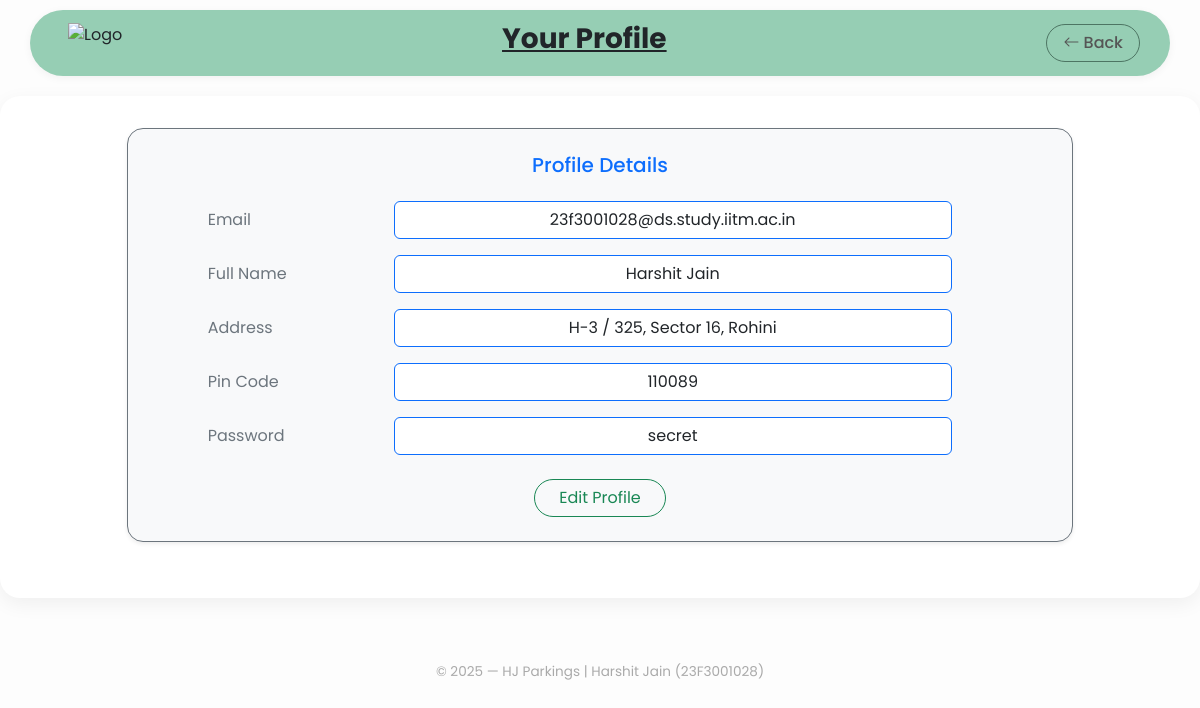
Page /user-profile (signed in) on the committed database.
### app/models/client.py (models this page shows)
class client(db.Model):
    __tablename__ = 'client'
    email = db.Column(db.String(100), primary_key=True)
    name = db.Column(db.String(100), nullable=False)
    address = db.Column(db.String(250), nullable=False)
    pincode = db.Column(db.Integer, nullable=False)
    password = db.Column(db.String(100), nullable=False)

### app/routes/client.py (the view)
@client_bp.route('/user-profile')
@user_authentication
def profile():
    email = session.get('user')
    data = client.query.get(email)
    return render_template('client/profile.html', user=data)

### app/routes/client.py (called while the page is built)
def user_authentication(f):
    @wraps(f)
    def decorated_function(*args, **kwargs):
        if 'user' not in session:
            return redirect(url_for('auth.login'))
        return f(*args, **kwargs)
    return decorated_function

### app/templates/client/profile.html (shortened to what this page needs)
{% extends "client/base.html" %}
{% block back %} {{ url_for('client.dashboard') }}{%endblock%}
{% block heading %} Your Profile {% endblock %}
{% block content %}
<div class="container col-lg-10 mb-4 border border-secondary rounded-4 shadow-sm py-4 px-5 bg-light">
    <h5 class="text-center text-primary mb-4">Profile Details</h5>
    <form>
        <div class="row mb-3">
            <label class="col-md-3 col-form-label text-secondary">&emsp;&emsp;Email</label>
            <div class="col-md-8">
                <input type="email" class="form-control border-primary text-center" value="{{ user.email }}" readonly>
            </div>
        </div>
        <div class="row mb-3">
            <label class="col-md-3 col-form-label text-secondary">&emsp;&emsp;Full Name</label>
            <div class="col-md-8">
                <input type="text" class="form-control border-primary text-center" value="{{ user.name }}" readonly>
            </div>
        </div>
        <div class="row mb-3">
            <label class="col-md-3 col-form-label text-secondary">&emsp;&emsp;Address</label>
            <div class="col-md-8">
                <input type="text" class="form-control border-primary text-center" value="{{ user.address }}" readonly>
            </div>
        </div>
        <div class="row mb-3">
            <label class="col-md-3 col-form-label text-secondary">&emsp;&emsp;Pin Code</label>
            <div class="col-md-8">
                <input type="text" class="form-control border-primary text-center" value="{{ user.pincode }}" readonly>
            </div>
        </div>
        <div class="row mb-3">
            <label class="col-md-3 col-form-label text-secondary">&emsp;&emsp;Password</label>
            <div class="col-md-8">
                <input type="text" class="form-control border-primary text-center" value="{{ user.password }}" readonly>
            </div>
        </div>
        <div class="text-center mt-4">
            <a href="{{ url_for('client.update_profile') }}" class="btn btn-outline-success rounded-pill px-4">Edit Profile</a>
        </div>
    </form>
</div>
{% endblock %}

### app/templates/client/base.html (style rules this page uses)
body { font-family: 'Poppins', sans-serif; background-color: #fdfdfd; }

### rows in the picture
client: email "23f3001028@ds.study.iitm.ac.in", name "Harshit Jain", address "H-3 / 325, Sector 16, Rohini", pincode "110089", password "secret"
